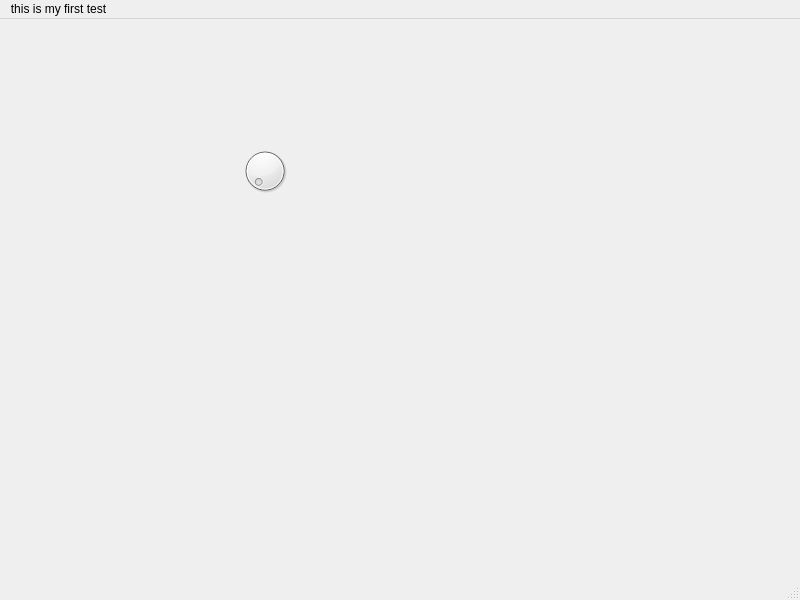
<?xml version="1.0" encoding="UTF-8"?>
<ui version="4.0">
 <class>MainWindow</class>
 <widget class="QMainWindow" name="MainWindow">
  <property name="geometry">
   <rect>
    <x>0</x>
    <y>0</y>
    <width>800</width>
    <height>600</height>
   </rect>
  </property>
  <property name="windowTitle">
   <string>MainWindow</string>
  </property>
  <widget class="QWidget" name="centralwidget">
   <widget class="QDial" name="dial">
    <property name="geometry">
     <rect>
      <x>240</x>
      <y>120</y>
      <width>50</width>
      <height>64</height>
     </rect>
    </property>
   </widget>
  </widget>
  <widget class="QMenuBar" name="menubar">
   <property name="geometry">
    <rect>
     <x>0</x>
     <y>0</y>
     <width>800</width>
     <height>37</height>
    </rect>
   </property>
   <widget class="QMenu" name="menuthis_is_my_first_test">
    <property name="title">
     <string>this is my first test</string>
    </property>
   </widget>
   <addaction name="menuthis_is_my_first_test"/>
  </widget>
  <widget class="QStatusBar" name="statusbar"/>
 </widget>
 <resources/>
 <connections/>
</ui>
